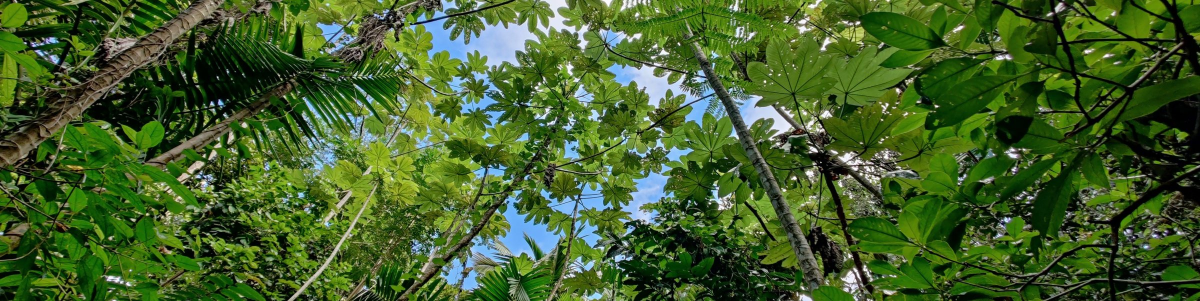
#> input picture images/banners/header-banner.jpg, 2400 x 602 px (shown at 1/2 size)
$ python make_og_card.py
#> lines starting #> are read from the running program, lines starting #| are printed output that depends on the picture; after the words box and inside, x2 and y2 are one past the last pixel; in counts of white or black regions, pixels touching at a corner belong together
"""Link-preview ("Open Graph") card for the whole site.

1200x630 -- the size every platform crops from -- wired up as `website: image:`
in _quarto.yml. This is the thumbnail Slack, LinkedIn, X, Bluesky, iMessage and
mail clients show when someone pastes a link to the site.

The composition is the site's own: the canopy photo from the navbar behind an
opaque white card, the way every page puts white content over that banner. The
card has to be OPAQUE. A translucent one lets the canopy through and the panel
reads as mottled rather than clean, and the lockup's green (#3E6D4B) has nothing
like enough contrast to sit on the photo directly.

JPEG, not PNG: it is mostly a photograph, so JPEG is ~150 KB against ~510 KB for
the same picture as a PNG, and some scrapers give up on slow fetches.

    python tools/make_og_card.py        # needs pillow + cairosvg
"""

import os

import cairosvg
from PIL import Image, ImageDraw, ImageEnhance, ImageFilter, ImageFont

ROOT = os.path.dirname(os.path.dirname(os.path.abspath(__file__)))

W, H = 1200, 630            # the Open Graph standard; anything else gets cropped
MARGIN = 64                 # white card inset -- enough canopy left to frame it
LOGO_W = 660
CAPTION = "Xiangtao Xu Lab  ·  Cornell EEB"
CAPTION_PX, GAP = 31, 26

BANNER = os.path.join(ROOT, "images/banners/header-banner.jpg")
LOGO = os.path.join(ROOT, "images/logo/biom2-horizontal.svg")
OUT = os.path.join(ROOT, "images/og/biom2-card.jpg")

# Inter is the site font but is not installed locally; Lato is the closest
# humanist sans that ships with most distros, and this is one small line.
FONT = "/usr/share/fonts/truetype/lato/Lato-Regular.ttf"


def canopy():
    """The navbar banner, cover-cropped to the card and dimmed a little."""
    im = Image.open(BANNER).convert("RGB")
#> im is the input picture: PIL image 2400x602 RGB; mean R, G, B 67.2, 95.2, 43.1
    s = max(W / im.width, H / im.height)
#> s = 1.05
    im = im.resize((round(im.width * s), round(im.height * s)), Image.LANCZOS)
#> im: PIL image 2512x630 RGB
    x, y = (im.width - W) // 2, (im.height - H) // 2
#> x = 656; y = 0
    im = im.crop((x, y, x + W, y + H))
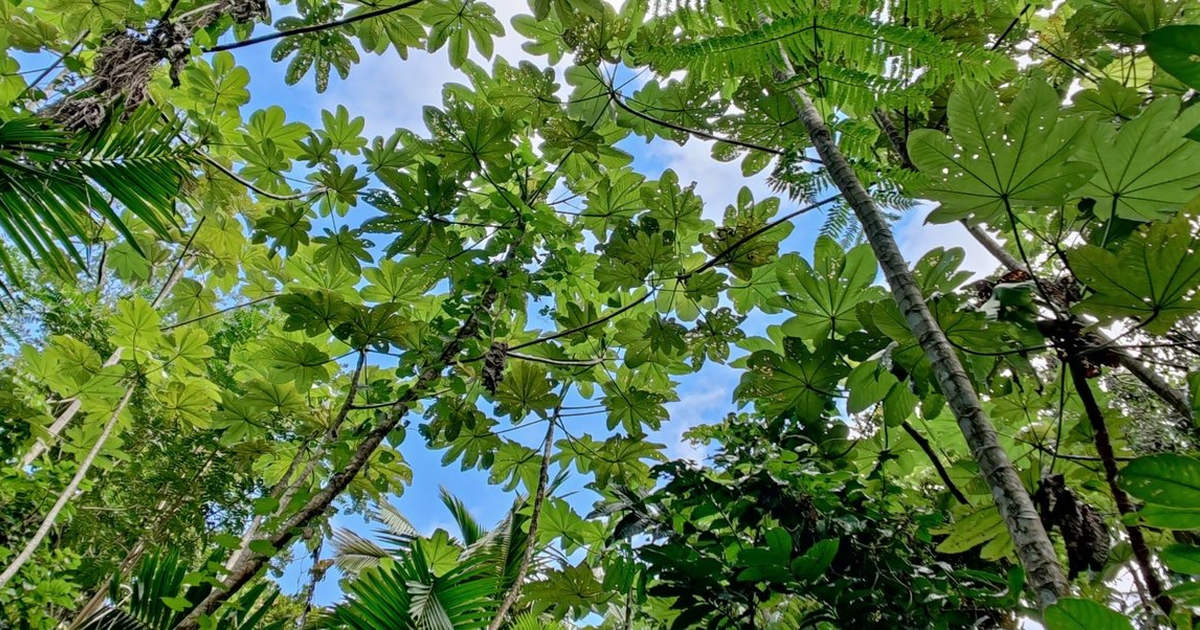
#> im: PIL image 1200x630 RGB; mean R, G, B 86.2, 114, 64.6
    # The photo is bright enough that a white card on top of it barely reads;
    # knocking it back 14% gives the card an edge without looking dark.
    return ImageEnhance.Brightness(im).enhance(0.86)
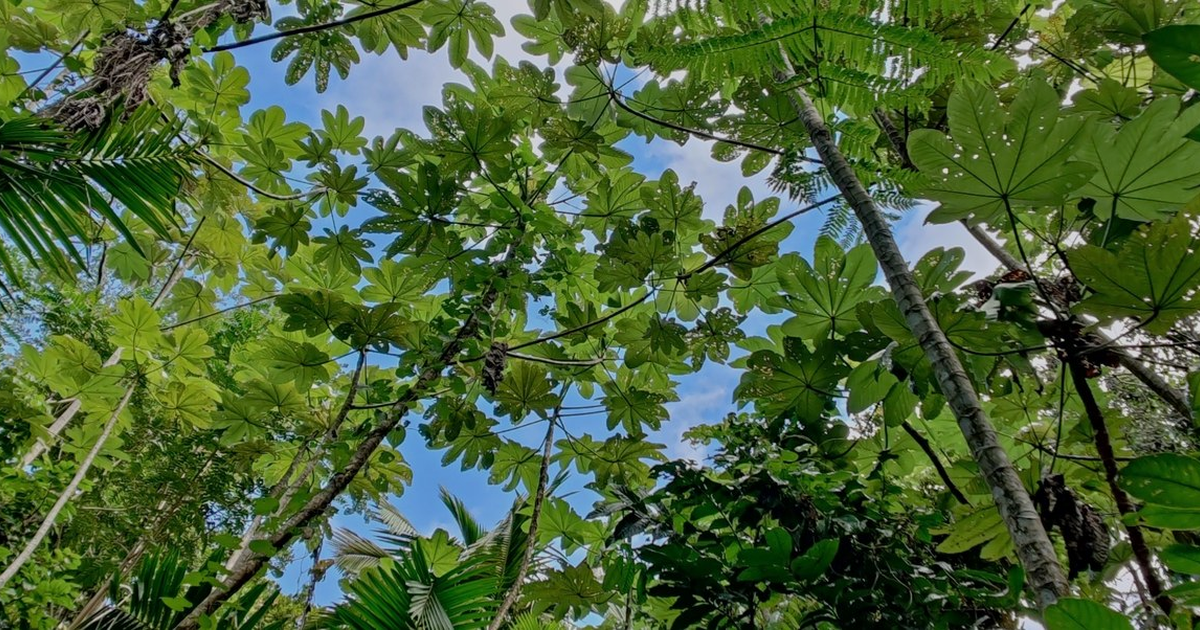
#> returned value: PIL image 1200x630 RGB; mean R, G, B 73.6, 97.5, 55.1


def main():
    bg = canopy()

    # Drop shadow on its own mask layer, so it is a soft edge rather than the
    # hard offset rectangle you get from drawing a second rounded rect.
    shadow = Image.new("L", (W, H), 0)
#> shadow: PIL image 1200x630 L; every value is 0
    ImageDraw.Draw(shadow).rounded_rectangle(
        [MARGIN - 2, MARGIN + 4, W - MARGIN + 2, H - MARGIN + 10], 30, fill=120)
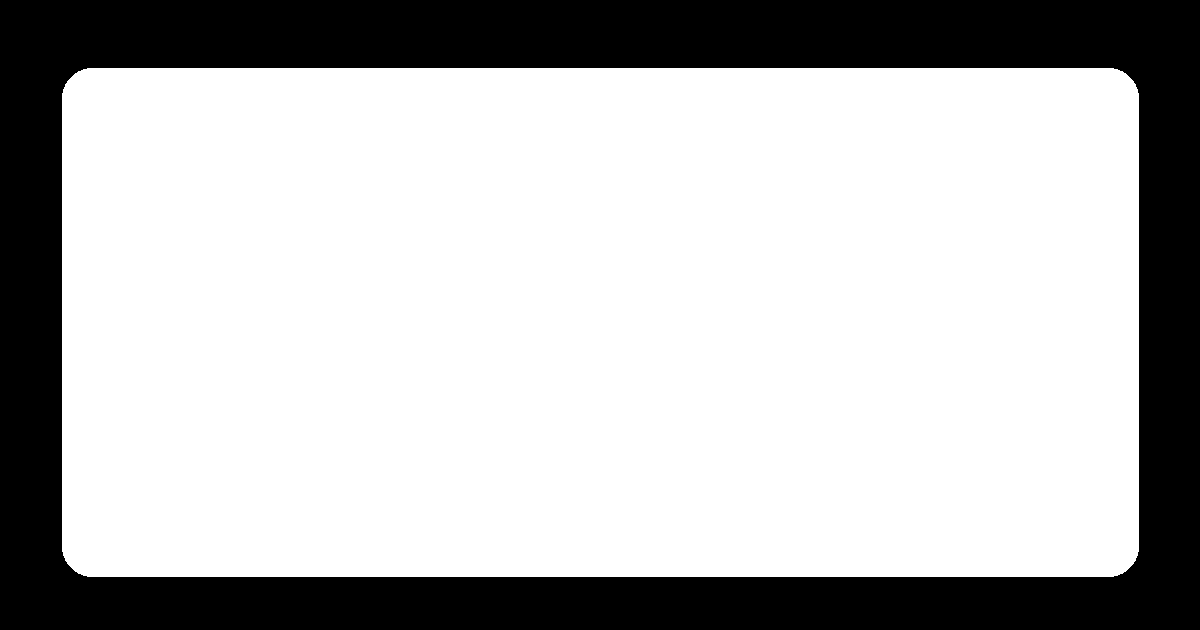
#> shadow: PIL image 1200x630 L; values 0 (black) and 120 (white), 72.4% white; 1 black region, box (x1, y1, x2, y2) and area: (0, 0, 1200, 630) 208619
    shadow = shadow.filter(ImageFilter.GaussianBlur(14))
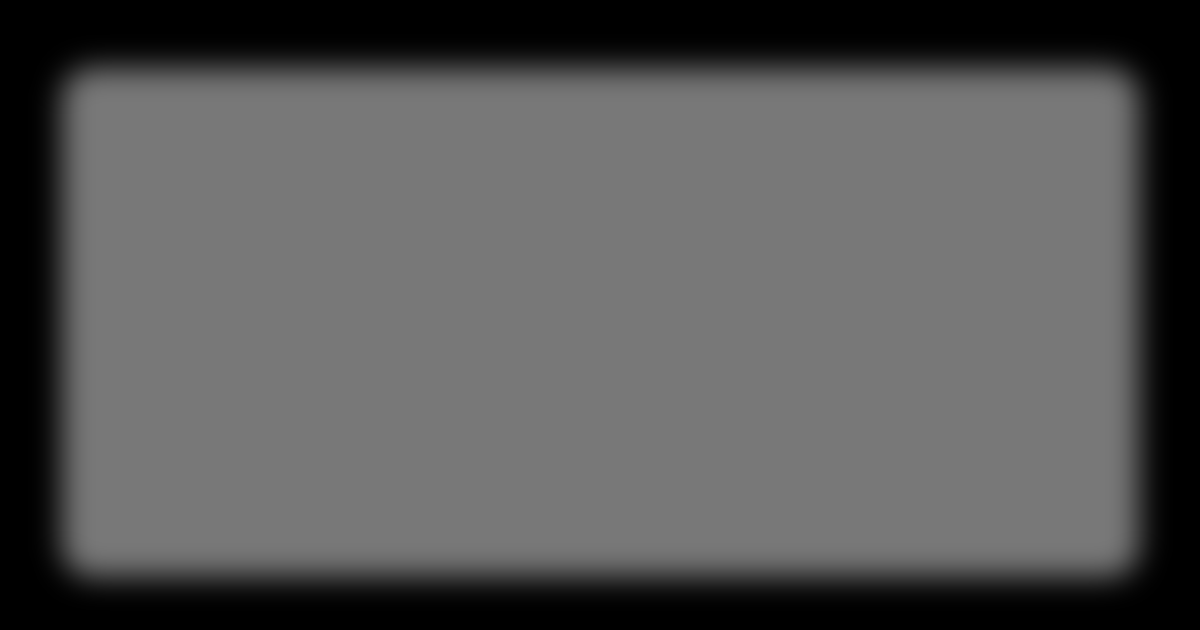
#> shadow: PIL image 1200x630 L; min 0, max 120, mean 86.9
    out = Image.composite(Image.new("RGB", (W, H), (24, 34, 26)), bg, shadow)
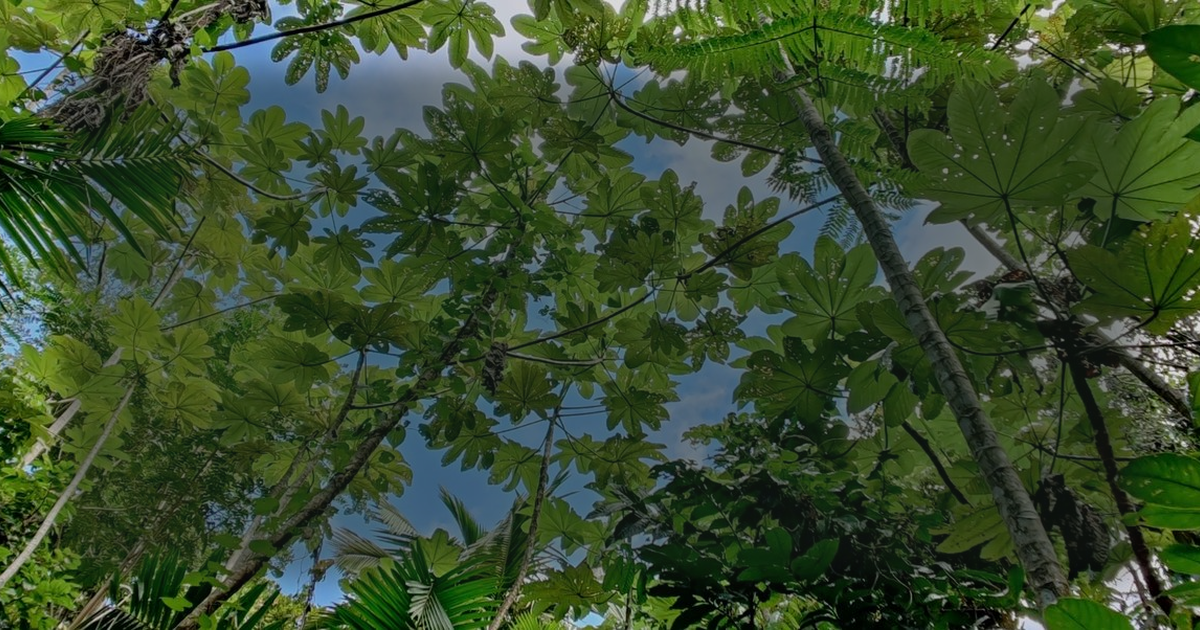
#> out: PIL image 1200x630 RGB; mean R, G, B 56.3, 75.3, 44.3

    card = Image.new("RGBA", (W, H), (0, 0, 0, 0))
#> card: PIL image 1200x630 RGBA; every value is 0
    ImageDraw.Draw(card).rounded_rectangle(
        [MARGIN, MARGIN, W - MARGIN, H - MARGIN], 30, fill=(255, 255, 255, 255))
    out = Image.alpha_composite(out.convert("RGBA"), card).convert("RGB")
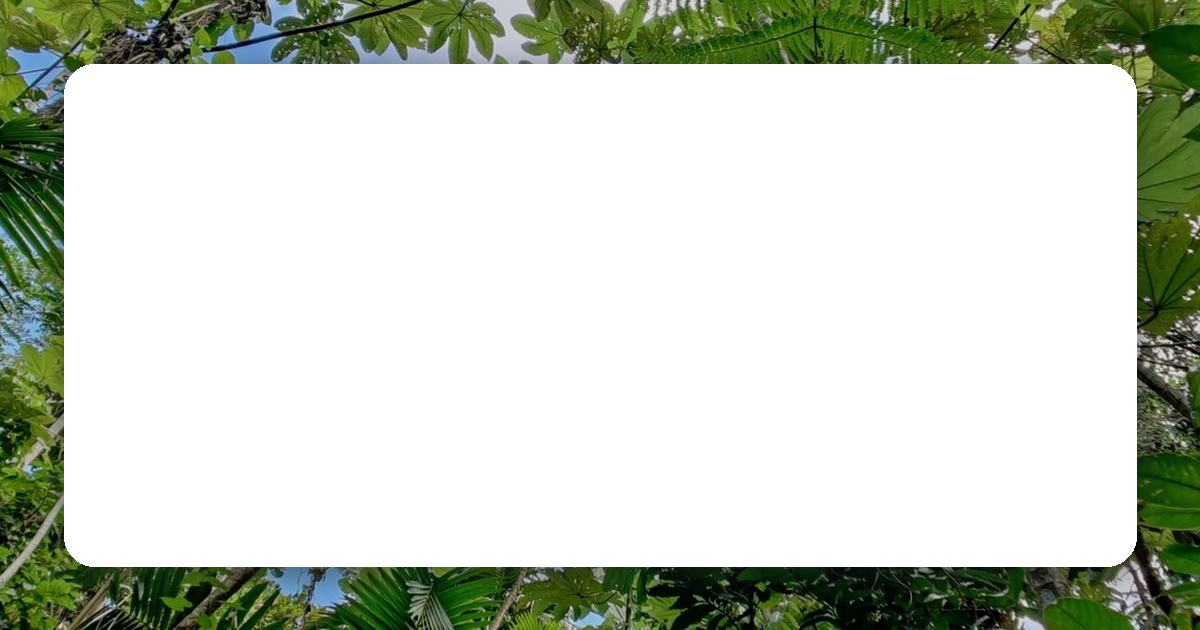
#> out: PIL image 1200x630 RGB; mean R, G, B 200.8, 207.3, 194.9

    # Render the lockup at 2x and downsample -- cairosvg's own antialiasing at
    # the final size leaves the tree's thin circuit traces ragged.
    png = os.path.join(ROOT, "images/og/.logo-tmp.png")
    cairosvg.svg2png(url=LOGO, write_to=png, output_width=LOGO_W * 2,
                     background_color=None)
#> (this line was passed over: cairosvg is not available in this run)
#> (the run stopped early here; a loop or call above may not have finished)

$ run again, with images/dan-petticord.jpg copied over images/banners/header-banner.jpg
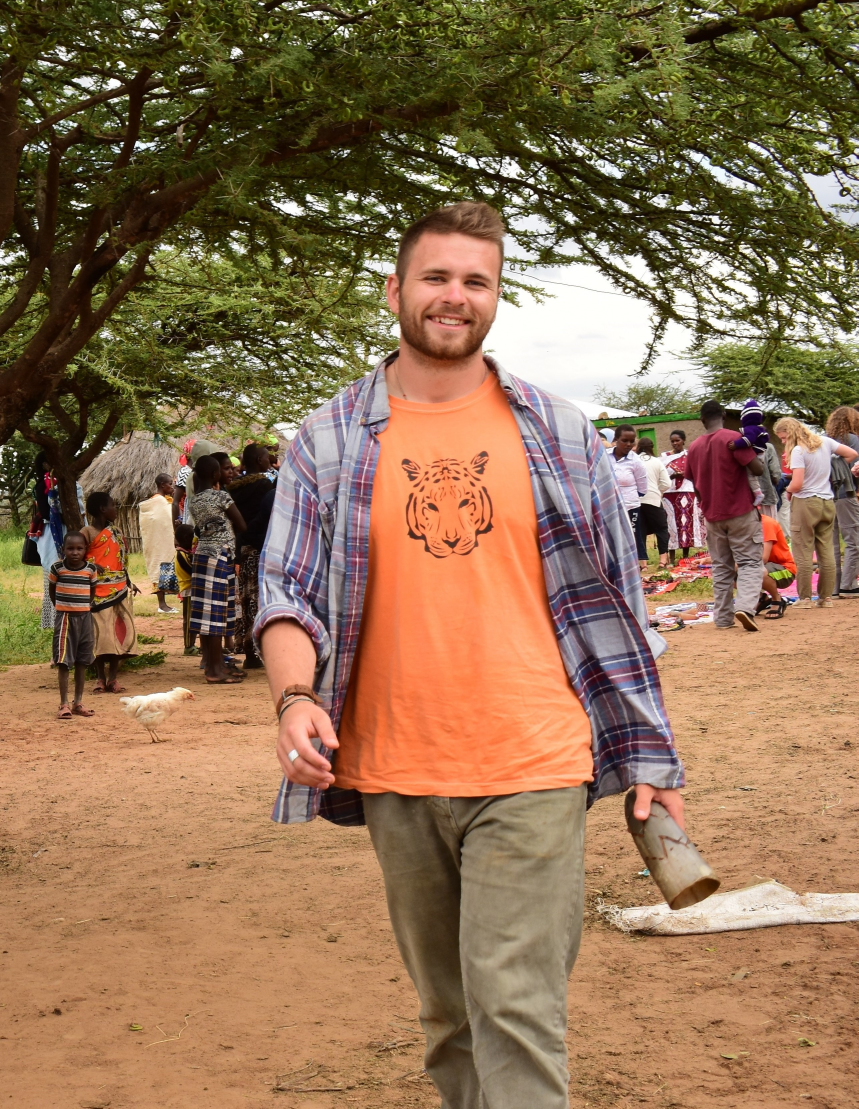
#> input picture images/dan-petticord.jpg, 2575 x 3326 px (shown at 1/3 size)
#> in canopy, im is the input picture: PIL image 2575x3326 RGB; mean R, G, B 143.2, 112.6, 82.3
#> in canopy, `return ImageEnhance.Brightness(im).enhance(0.86)`:
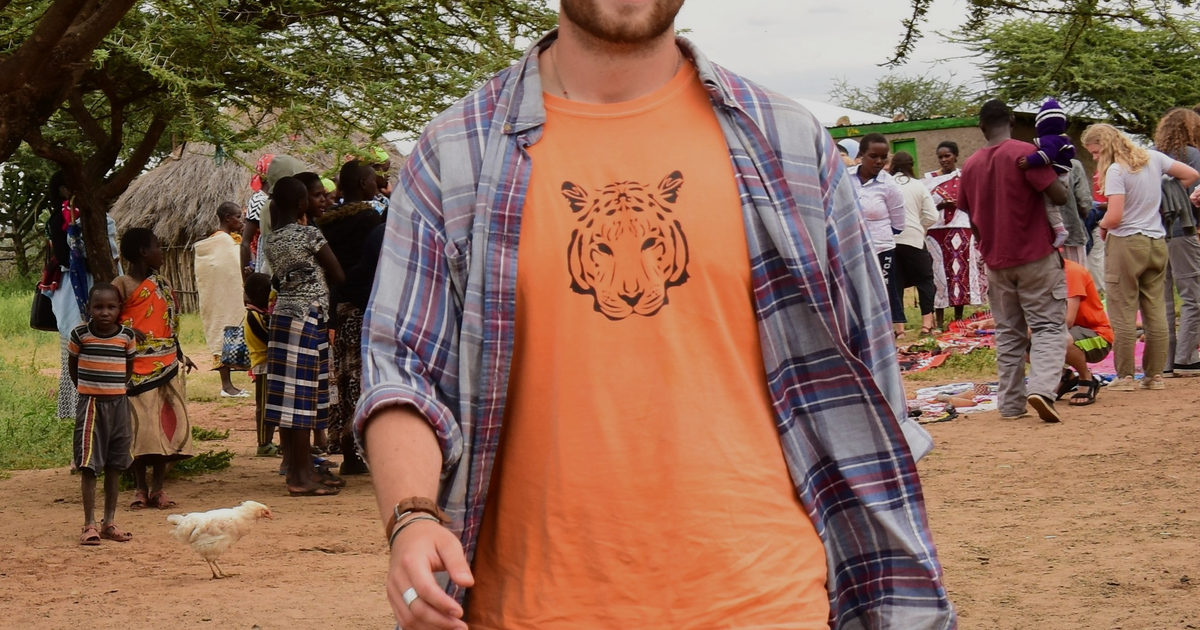
#> returned value: PIL image 1200x630 RGB; mean R, G, B 137.9, 103.1, 82.2
#> in main, `out = Image.alpha_composite(out.convert("RGBA"), card).convert("RGB")`:
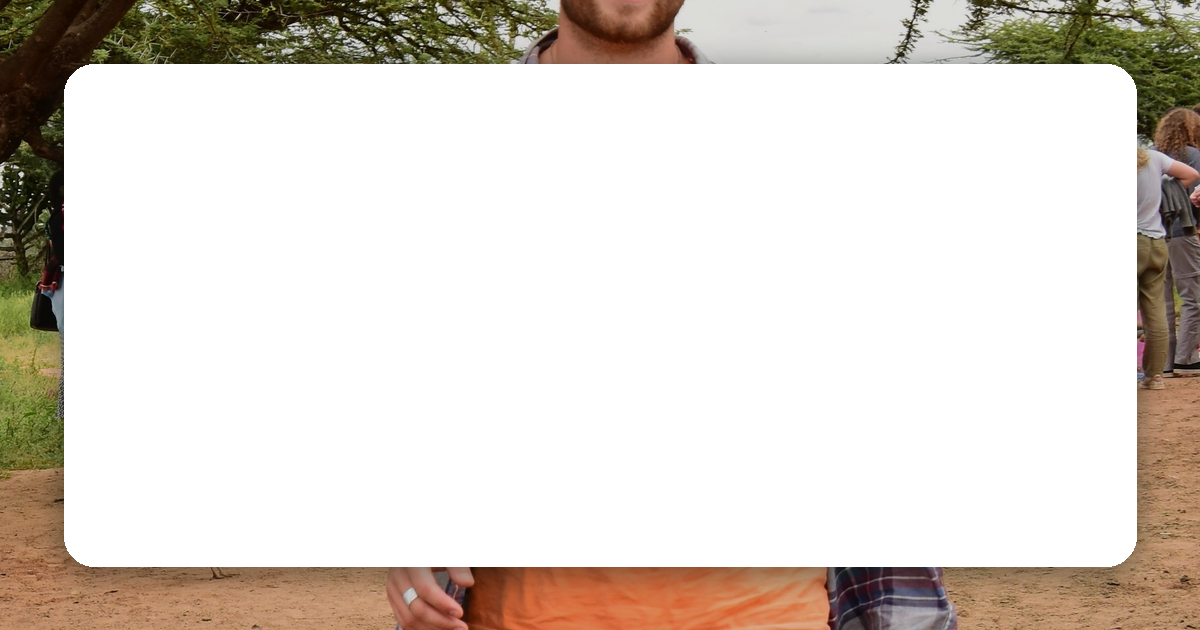
#> out: PIL image 1200x630 RGB; mean R, G, B 219.9, 212.5, 204.6
